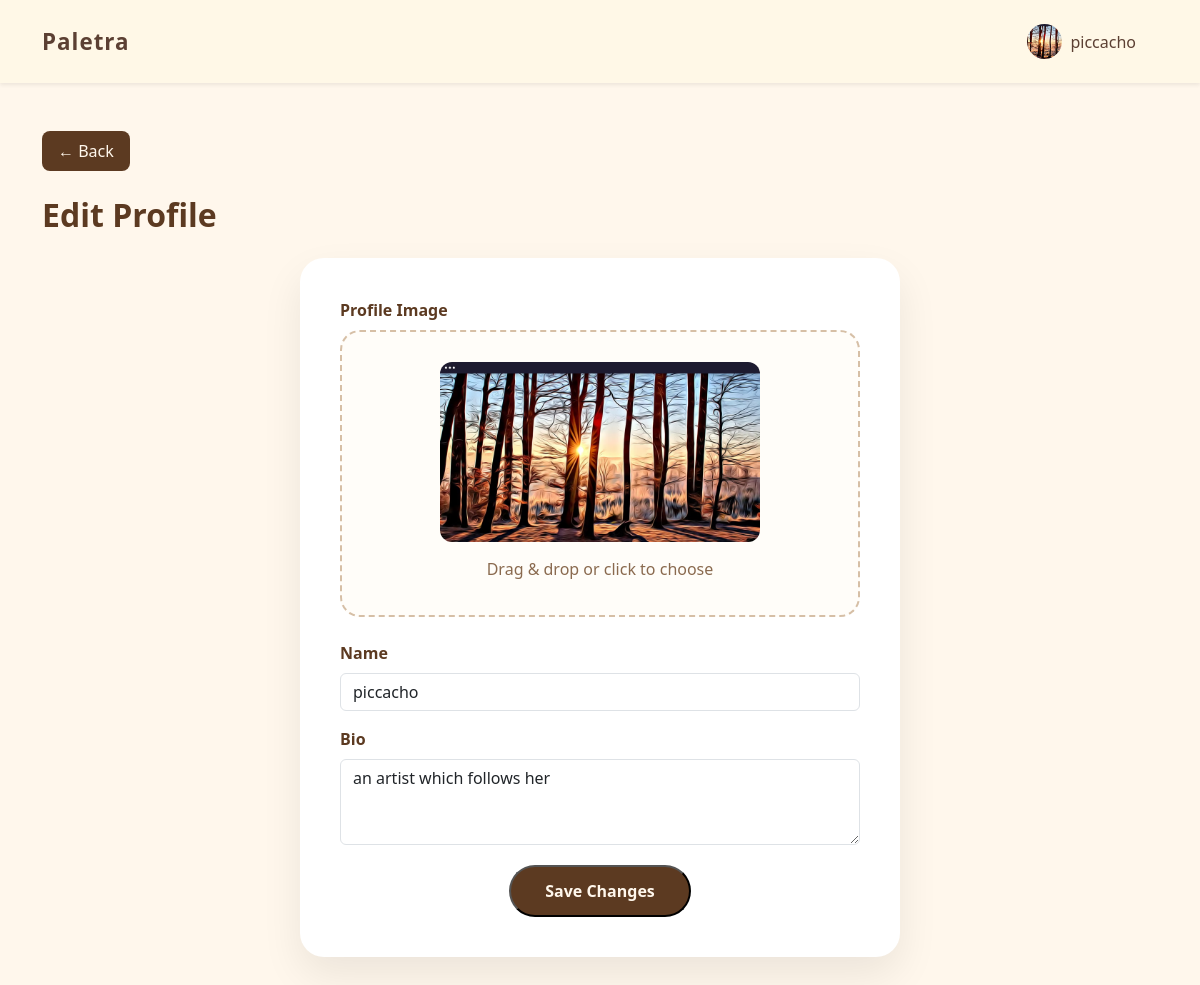
The app's page /edit-profile/ (signed in), older data.
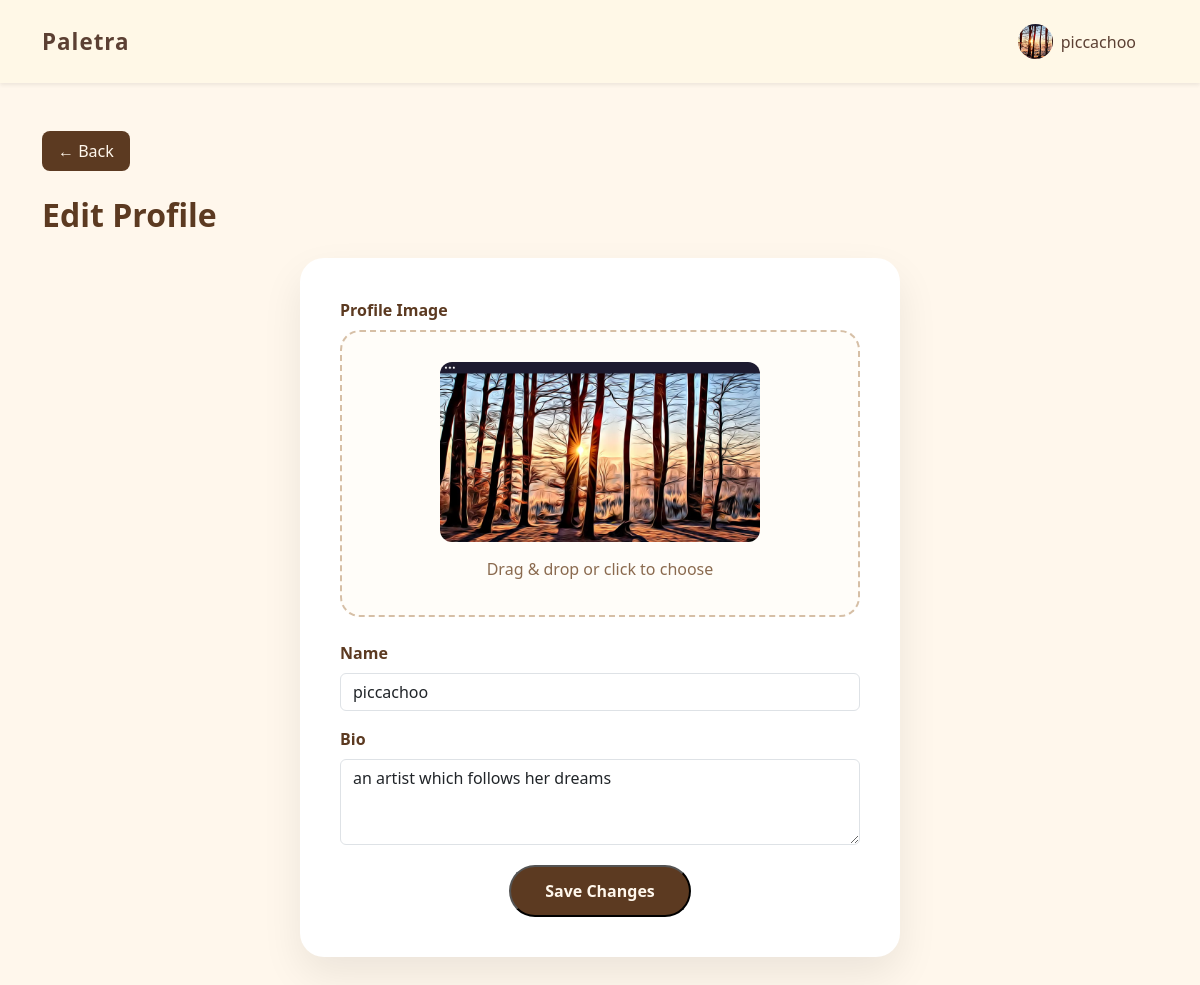
The same page, newer data.
### core_app/models.py (models this page shows)
class User(AbstractUser):
    ROLE_CHOICES = [
        ('artist', 'Artist'),
        ('client', 'Client'),
    ]
    email = models.EmailField(unique=True)  # ✅ ADD THIS
    role = models.CharField(max_length=10, choices=ROLE_CHOICES)
    name = models.CharField(max_length=150, blank=True, null=True)
    bio = models.TextField(blank=True, null=True)
    profile_image = models.ImageField(upload_to='profiles/', blank=True, null=True)
    is_profile_complete = models.BooleanField(default=False)

### core_app/views.py (the view)
# urls.py: path('edit-profile/', views.edit_profile, name='edit_profile'),
@login_required
def edit_profile(request):
    user = request.user
    if request.method == 'POST':
        form = ProfileEditForm(request.POST, request.FILES, instance=user)
        if form.is_valid():
            form.save()
            return redirect('artist_dashboard' if user.role=='artist' else 'client_dashboard')
    else:
        form = ProfileEditForm(instance=user)
    return render(request, 'edit_profile.html', {'form': form})

### core_app/forms.py
class ProfileEditForm(forms.ModelForm):
    class Meta:
        model = User
        fields = ['name', 'bio', 'profile_image']
        widgets = {
            'name': forms.TextInput(attrs={'class': 'form-control', 'placeholder': 'Your Name'}),
            'bio': forms.Textarea(attrs={'class': 'form-control', 'placeholder': 'Short bio', 'rows': 3}),
        }

### core_app/templates/edit_profile.html (shortened to what this page needs)
{% extends "masterss.html" %}
{% load static %}
{% block content %}
<div class="edit-profile-page py-5">
    <div class="container">
        <a href="javascript:history.back()" class="back-btn">← Back</a>
        <h2 class="text-main fw-bold mb-4">Edit Profile</h2>
        <div class="profile-form-card">
            <form method="post" enctype="multipart/form-data">
                <div class="mb-4">
                    <label class="form-label fw-semibold text-main">Profile Image</label>
                    <div class="file-upload">
                        {% if request.user.profile_image %}
                            <img id="image-preview" src="{{ request.user.profile_image.url }}" alt="Profile Preview">
                        {% else %}
                            <img id="image-preview" style="display:none;">
                        {% endif %}
                        <p class="text-muted-soft mb-1">Drag & drop or click to choose</p>
                    </div>
                </div>
                <div class="mb-3">
                    <label class="form-label fw-semibold text-main">Name</label>
                    {{ form.name }}
                </div>
                <div class="mb-3">
                    <label class="form-label fw-semibold text-main">Bio</label>
                    {{ form.bio }}
                </div>
                <button type="submit" class="btn-save">Save Changes</button>
            </form>
        </div>
    </div>
</div>
{% endblock %}

### core_app/templates/masterss.html (shortened to what this page needs)
<!DOCTYPE html>
<html lang="en">
<head>
    {% load static %}
    <link href="https://cdn.jsdelivr.net/npm/bootstrap@5.3.2/dist/css/bootstrap.min.css" rel="stylesheet">
    <link rel="stylesheet" href="https://cdnjs.cloudflare.com/ajax/libs/font-awesome/6.5.0/css/all.min.css"/>
</head>
<body class="{% block body_class %}{% endblock %}">
    <nav class="navbar navbar-expand-lg shadow-sm py-3">
        <div class="container">
            <a class="navbar-brand d-flex align-items-center" href="{% url 'home' %}">
                <span class="fw-semibold text-primary-color">Paletra</span>
            </a>
            <div class="collapse navbar-collapse justify-content-end" id="navbarNav">
                <ul class="navbar-nav align-items-lg-center">
                    {% if request.path == '/' %}
                        <li class="nav-item"><a class="nav-link" href="#about">About</a></li>
                        <li class="nav-item"><a class="nav-link" href="#how">How It Works</a></li>
                        {% if not request.user.is_authenticated %}
                            <li class="nav-item"><a class="nav-link" href="{% url 'login' %}">Login</a></li>
                        {% endif %}
                    {% else %}
                        {% if request.user.is_authenticated %}
                        <li class="nav-item dropdown ms-3">
                            <a class="nav-link dropdown-toggle d-flex align-items-center" href="#" role="button"
                               data-bs-toggle="dropdown" aria-expanded="false">
                                {% if request.user.profile_image %}
                                    <img src="{{ request.user.profile_image.url }}" alt="{{ request.user.name }}"
                                         class="rounded-circle" style="width:35px; height:35px; object-fit:cover; margin-right:8px;">
                                {% else %}
                                    <img src="{% static 'default-profile.png' %}" alt="Profile"
                                         class="rounded-circle" style="width:35px; height:35px; object-fit:cover; margin-right:8px;">
                                {% endif %}
                                {{ request.user.name }}
                            </a>
                        </li>
                        {% else %}
                        <li class="nav-item ms-2">
                            <a class="btn bg-primary-color rounded-pill px-4" href="{% url 'login' %}">Login</a>
                        </li>
                        {% endif %}
                    {% endif %}
                </ul>
            </div>
        </div>
    </nav>
    <main>
        {% block content %}{% endblock %}
    </main>
</body>
</html>

Row changes from the older to the newer data that the page shows:
changed User: user.name "piccacho" → "piccachoo"; name "piccacho" → "piccachoo"; bio "an artist which follows her" → "an artist which follows her dreams"
